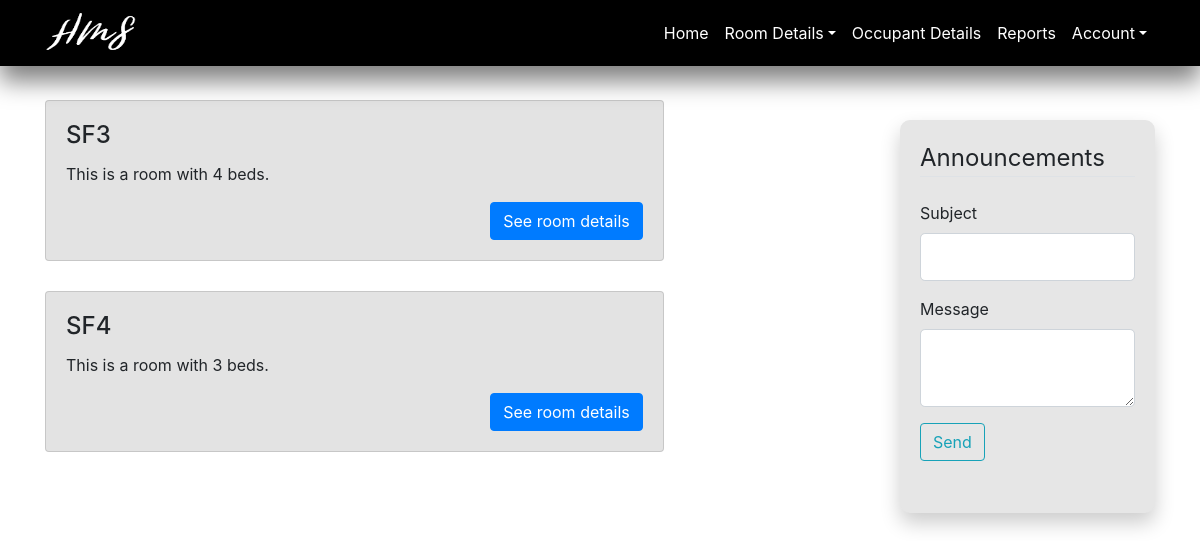
/admin/viewrooms (signed in), run on an earlier commit of the app's database.
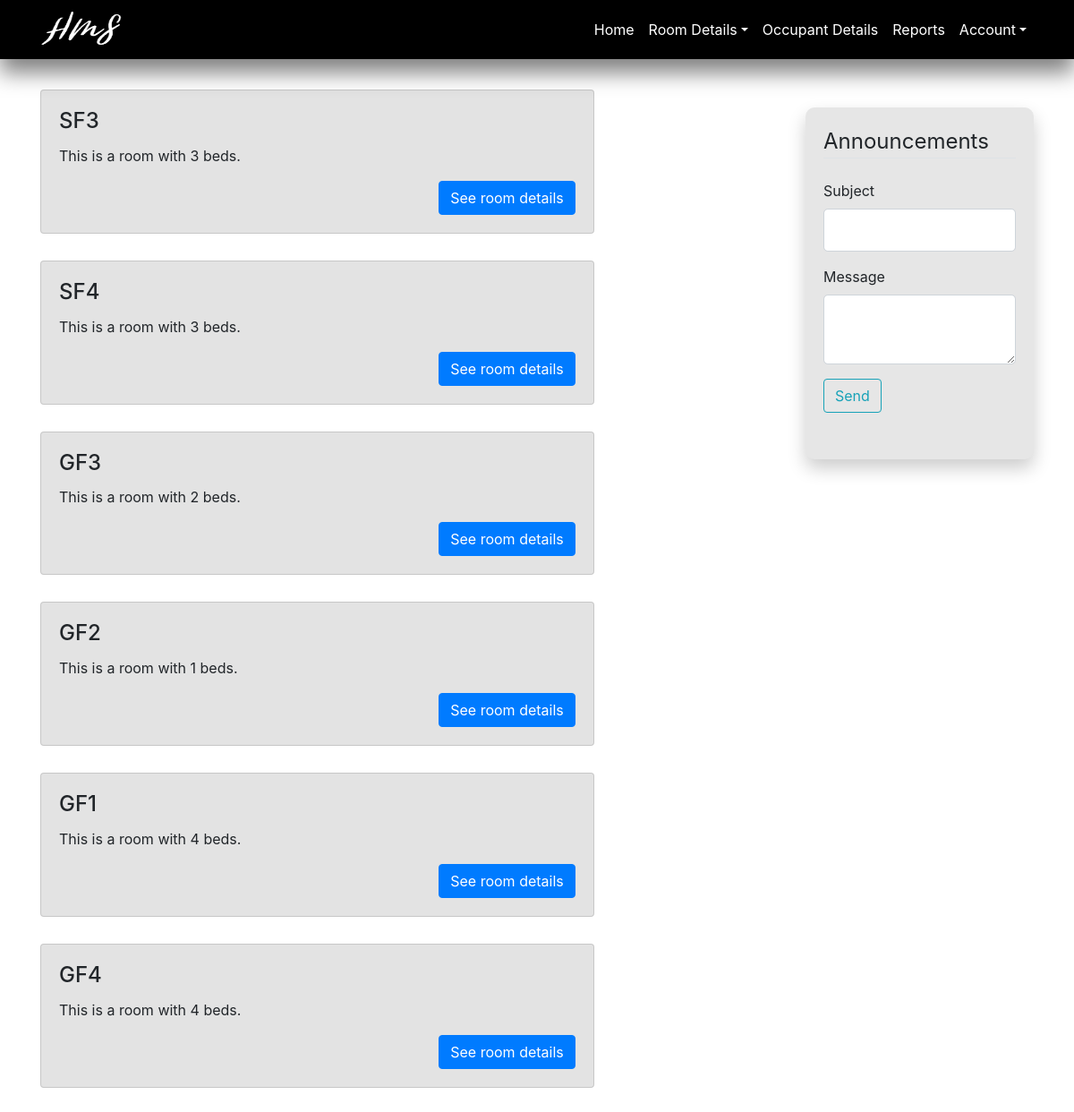
And on a later commit of the database.
### HMS/models.py (models this page shows, shortened)
class Room(db.Model):
    __tablename__ = "rooms"
    room_num = db.Column(db.String, primary_key=True)
    beds = db.Column(db.Integer, nullable=False)
    price = db.Column(db.Integer, nullable=False)
    hostel_id = db.Column(db.Integer, db.ForeignKey('hostels.hostel_id'))
    occupants = db.relationship('User', backref='room')

### HMS/routes.py (the view)
@app.route("/admin/viewrooms", methods=['GET'])
@login_required
def viewrooms():
  form2 = AnnouncementForm()
  rooms = Room.query.filter_by(hostel_id=current_user.hostel_id).all()
  return render_template('view_rooms.html', form2=form2, rooms=rooms)

### HMS/forms.py
class AnnouncementForm(FlaskForm):
    subject = StringField('Subject', validators=[DataRequired()])
    message = TextAreaField('Message', validators=[DataRequired()])
    submit = SubmitField('Send')

### HMS/models.py (called while the page is built)
@login_manager.user_loader
def load_user(user_id):
    return User.query.get(int(user_id))

### HMS/templates/view_rooms.html
{% extends "admin_layout.html" %}
{% block content %}
    <div class="container">
        {% for room in rooms %}
            <div class="row">
                <div class="card w-75" style="margin-bottom: 30px; background-color: #E3E3E3">
                  <div class="card-body">
                    <h4 class="card-title">{{ room.room_num }}</h4>
                    <p class="card-text">This is a room with {{ room.beds }} beds.</p>
                    <a style="float: right" href="{{ url_for('room_details', id = room.room_num) }}" class="btn btn-primary">See room details</a>
                  </div>
                </div>
            </div>
        {% endfor %}
    </div>
{% endblock%}

### HMS/templates/admin_layout.html (shortened to what this page needs)
<!DOCTYPE html>
<html lang="en">
<head>
    <link rel="stylesheet" href="https://stackpath.bootstrapcdn.com/bootstrap/4.1.1/css/bootstrap.min.css">
    <link href="../static/main.css" rel="stylesheet">
<body>
    <header>
        <nav class="navbar navbar-expand-lg navbar-light navbar-fixed-top" id="mainNav">
            <div class="container">
                <a href="/"> <img class="icon navbar-brand js-scroll-trigger" src="/static/img/whitelogo.png" alt="HMS icon" href="{{ url_for('home') }}"> </a>
                <div class="collapse navbar-collapse" id="navbarResponsive">
                    <ul class="navbar-nav ml-auto">
                        <li class="nav-item">
                          <a class="nav-link js-scroll-trigger text-white" href="{{ url_for('admin')}}">Home</a>
                        </li>
                        <li class="nav-item dropdown">
                            <a class="nav-link dropdown-toggle text-white" data-toggle="dropdown" href="#" role="button" aria-haspopup="true" aria-expanded="false">Room Details</a>
                        </li>
                        <li class="nav-item">
                          <a class="nav-link js-scroll-trigger text-white" href="{{ url_for('occupants_details') }}">Occupant Details</a>
                        </li>
                        <li class="nav-item">
                          <a class="nav-link js-scroll-trigger text-white" href="{{ url_for('reports') }}">Reports</a>
                        </li>
                        <li class="nav-item dropdown">
                            <a class="nav-link dropdown-toggle text-white" data-toggle="dropdown" href="#" role="button" aria-haspopup="true" aria-expanded="false">Account</a>
                        </li>
                    </ul>
                </div>
            </div>
        </nav>
    </header>
    <main role = "main" class="container">
        <div class="row">
            <div class="col-md-9" style="margin-top: 100px">
                {% block content %}{% endblock %}
            </div>
            <div class="col-md-3">
                <div style="margin-top: 120px;padding: 20px; background: #E6E6E6;border-radius: 10px;box-shadow: 0 10px 20px rgba(0,0,0,0.2);">
                    <legend class="border-bottom mb-4">Announcements</legend>
                    <fieldset class="form-group">
                        <div class="form-group">
                            {{ form2.subject.label(class="form-control-label") }}
                            {% if form2.subject.errors %}
                                {{ form2.subject(class="form-control form-control-lg is-invalid") }}
                                <div class="invalid-feedback">
                                    {% for error in form2.subject.errors %}
                                        <span>{{ error }}</span>
                                    {% endfor %}
                                </div>
                            {% else %}
                                {{ form2.subject(class="form-control form-control-lg") }}
                            {% endif %}
                        </div>
                        <div class="form-group">
                            {{ form2.message.label(class="form-control-label") }}
                                {% if form2.message.errors %}
                                    {{ form2.message(class="form-control form-control-lg is-invalid") }}
                                    <div class="invalid-feedback">
                                        {% for error in form2.message.errors %}
                                            <span>{{ error }}</span>
                                        {% endfor %}
                                    </div>
                                {% else %}
                                    {{ form2.message(class="form-control form-control-lg") }}
                                {% endif %}
                        </div>
                        <div class="form-group">
                            {{ form2.submit(class="btn btn-outline-info") }}
                        </div>
                    </fieldset>
                </div>
            </div>
        </div>
    </main>
</body>
</html>

### HMS/static/main.css (style rules this page uses)
.icon { width:91px; height:50px; }
.navbar { background-color: rgba(0,0,0,1); position: fixed; z-index: 9; width: 100%; box-shadow: 0 15px 25px rgba(0,0,0,0.5); }

What changed in the data, as far as the page shows it:
changed Room "SF3": beds "4" → "3"
added Room: room_num "GF3", beds "2"
added Room: room_num "GF2", beds "1"
added Room: room_num "GF1", beds "4"
added Room: room_num "GF4", beds "4"
